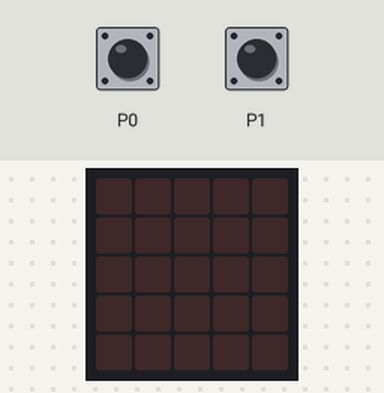
Recording of a program running on a simulated Calliope mini (MakeCode). Shown: the board's 5×5 LED display. The inputs (shaded band) are chosen by the test bench.

Above: at 1.2 s.
1.3 s: touch pin P0 pressed for 0.15 s
At 1.9 s:
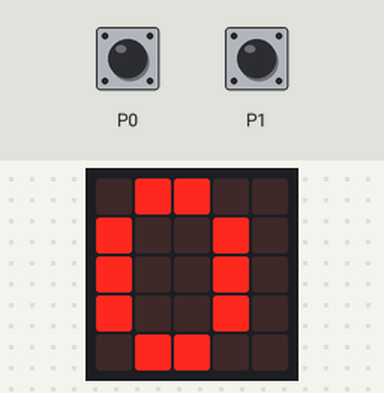
3.5 s: touch pin P1 pressed for 0.15 s
At 4.0 s:
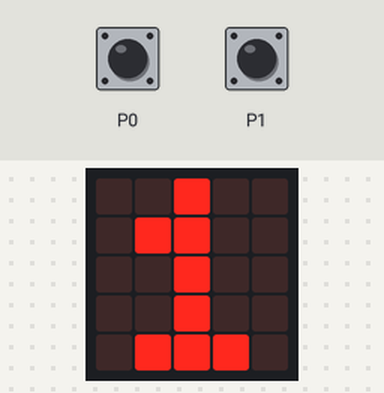
5.7 s: touch pin P1 pressed for 3.2 s
10.9 s: touch pin P0 pressed for 3.2 s
At 12.1 s:
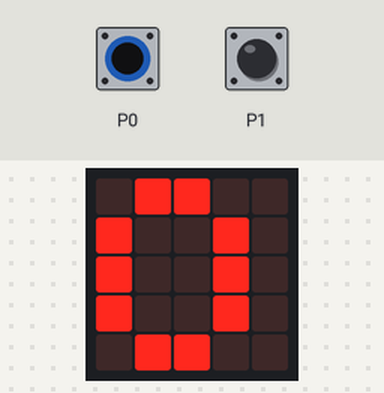
Timing chart, 0 to 13.9 s (numbered marks = the images above; inputs shaded):
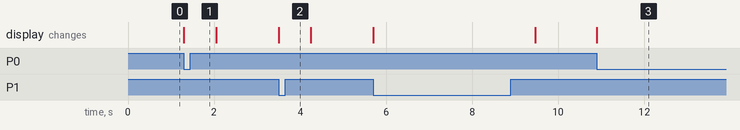

The program:

main.ts
```typescript
while (true) {
    if (input.pinIsPressed(TouchPin.P0)) {
        basic.showString("0")
    }

    if (!input.pinIsPressed(TouchPin.P0)) {
        basic.clearScreen()
    }

    if (input.pinIsPressed(TouchPin.P1)) {
        basic.showString("1")
    }

    if (!input.pinIsPressed(TouchPin.P1)) {
        basic.clearScreen()
    }

}
```

test.ts
```typescript
// Hier kann man Tests durchführen; diese Datei wird nicht kompiliert, wenn dieses Paket als Erweiterung verwendet wird.
```

Measured:
- after the input at 1.3 s, the display: changes at once (image 1)
- after the input at 3.5 s, the display: changes at once (image 2)
- after the input at 10.9 s, the display: changes at once (image 3)
